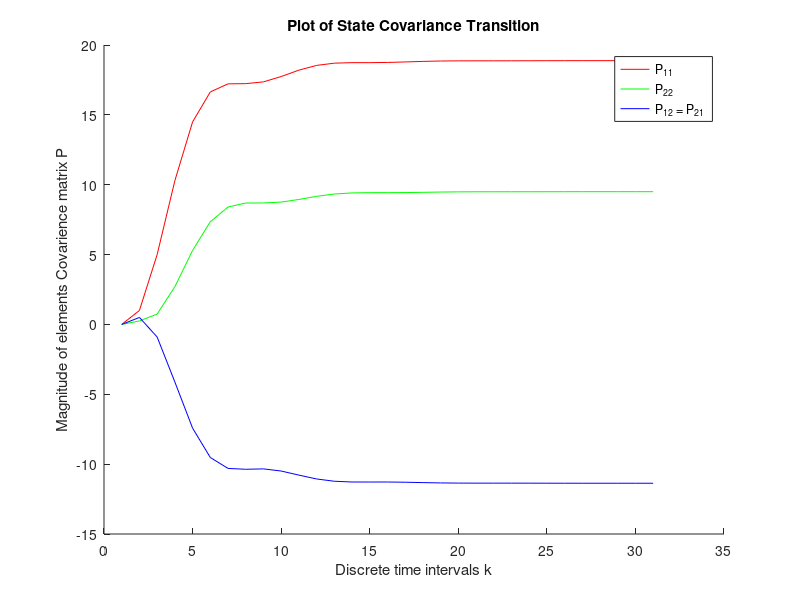

The MATLAB source for this figure:
clear all
close all
clc

%input the parameters of the linear dynamical system
A = [1.5, 1;-0.7, 0];
B = [1;0.5];
X = [];
X(:,1) = [0;0];
%initialize the state covariance matrix
P= [0,0;0,0];
G = [1;0.5];
P_11 = 0;
P_22 = 0;
P_12 = 0;
% propogate the covariance matrix of system by 30 iterations
for k =1:30
    P = A*P*A' + G*G';
    P_11 = [P_11 P(1,1)];
    P_22 = [P_22 P(2,2)];
    P_12 = [P_12 P(1,2)];
end
%plot the state covariance transition from the initial state 
k = 1:31;
figure;
hold on
plot(k,P_11,'r-',k,P_22,'g-',k,P_12,'b-');
ylabel('Magnitude of elements Covarience matrix P');
xlabel('Discrete time intervals k');
title('Plot of State Covariance Transition');
legend('P_{11}', 'P_{22}','P_{12} = P_{21}','Location','northeast');

